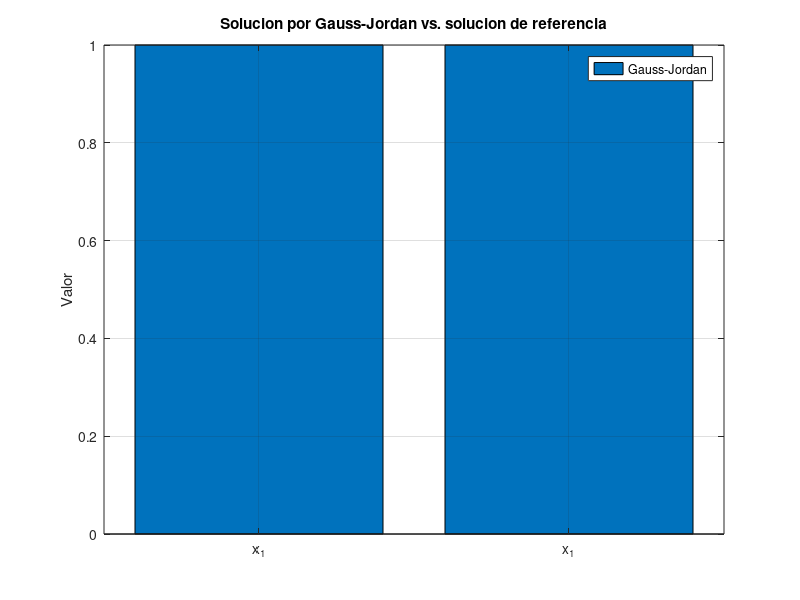

MATLAB code for this plot:
% =========================================================================
% MÉTODO DE GAUSS-JORDAN POR CONDENSACIÓN
% Métodos Numéricos / Métodos Computacionales
%
% Características:
%   1. Carga del sistema de ecuaciones A*x = b por teclado (tamaño n x n).
%   2. Validación de las condiciones de aplicabilidad del método.
%   3. Resolución mediante el método de condensación (reduce una columna
%      por etapa, conservando n filas) tal como lo enseña la cátedra.
%   4. Tabla detallada de cada etapa de la condensación.
%   5. Verificación contra la solución de referencia de Octave.
%   6. Gráfica comparativa de la solución obtenida.
% =========================================================================

1; % Declaración de script en GNU Octave

% -------------------------------------------------------------------------
% 1. Validación de las condiciones de aplicabilidad del método
% -------------------------------------------------------------------------
function cumple = validar_condiciones(matriz_A, vector_b)
    [filas, columnas] = size(matriz_A);
    n = length(vector_b);

    printf('\n=================================================================\n');
    printf('        VALIDACIÓN DE LAS CONDICIONES DEL MÉTODO                 \n');
    printf('=================================================================\n');

    c1_cuadrada = (filas == columnas);
    printf('1. La matriz de coeficientes debe ser cuadrada (n x n)\n');
    printf('   Dimensiones de A: %d x %d\n', filas, columnas);
    if c1_cuadrada
        printf('   [CUMPLE] La matriz es cuadrada.\n');
    else
        printf('   [NO CUMPLE] La matriz no es cuadrada: el metodo no es aplicable.\n');
    end

    c2_tamanios = (filas == n);
    printf('\n2. La cantidad de incognitas debe coincidir con la cantidad de\n');
    printf('   terminos independientes\n');
    printf('   Filas de A = %d   |   Elementos de b = %d\n', filas, n);
    if c2_tamanios
        printf('   [CUMPLE] Los tamanios coinciden.\n');
    else
        printf('   [NO CUMPLE] Los tamanios no coinciden.\n');
    end

    c3_determinante = false;
    if c1_cuadrada
        determinante = det(matriz_A);
        printf('\n3. El sistema debe tener solucion unica: det(A) != 0\n');
        printf('   det(A) = %.6g\n', determinante);
        c3_determinante = (abs(determinante) > 1e-10);
        if c3_determinante
            printf('   [CUMPLE] La matriz no es singular: la solucion es unica.\n');
        else
            printf('   [NO CUMPLE] La matriz es singular (o casi singular): no hay solucion unica.\n');
        end
    else
        printf('\n3. El sistema debe tener solucion unica: det(A) != 0\n');
        printf('   [OMITIDO] No se puede calcular el determinante de una matriz no cuadrada.\n');
    end

    cumple = c1_cuadrada && c2_tamanios && c3_determinante;
    printf('=================================================================\n');
end

% -------------------------------------------------------------------------
% 2. Método de Gauss-Jordan por condensación
% -------------------------------------------------------------------------
function solucion_x = resolver_gauss_jordan(matriz_A, vector_b)
    % En cada etapa se usa la fila 1 como pivote: las filas restantes se
    % reducen y la fila pivote normalizada pasa a la ultima posicion de
    % una tabla con una columna menos. Tras 'n' etapas, la columna final
    % es directamente la solucion x1..xn en su orden original.
    n = length(vector_b);
    tabla_actual = [matriz_A, vector_b(:)];

    printf('\n=================================================================\n');
    printf('              ETAPAS DE LA CONDENSACION                           \n');
    printf('=================================================================\n');

    for etapa = 1:n
        pivote = tabla_actual(1, 1);
        if abs(pivote) < 1e-12
            error('Gauss-Jordan: el pivote de la etapa %d es nulo. Reordene las filas.', etapa);
        end
        columnas_actuales = size(tabla_actual, 2);
        tabla_siguiente = zeros(n, columnas_actuales - 1);

        for fila = 2:n
            factor_fila = tabla_actual(fila, 1);
            for columna = 2:columnas_actuales
                termino_reduccion = (tabla_actual(1, columna) * factor_fila) / pivote;
                tabla_siguiente(fila - 1, columna - 1) = tabla_actual(fila, columna) - termino_reduccion;
            end
        end
        for columna = 2:columnas_actuales
            tabla_siguiente(n, columna - 1) = tabla_actual(1, columna) / pivote;
        end

        printf('\n-- Etapa %d (pivote a_11 = %.6g) --\n', etapa, pivote);
        printf('Tabla antes de condensar:\n');
        disp(tabla_actual);
        printf('Tabla despues de condensar (queda con %d columnas):\n', columnas_actuales - 1);
        disp(tabla_siguiente);

        tabla_actual = tabla_siguiente;
    end
    solucion_x = tabla_actual;
end

% =========================================================================
% PROGRAMA PRINCIPAL
% =========================================================================
clc;
printf('=================================================================\n');
printf('            METODO DE GAUSS-JORDAN (POR CONDENSACION)             \n');
printf('=================================================================\n\n');

printf('Ejemplo practico (produccion de componentes electronicos, TP4):\n');
printf('  Una companhia produce transistores, resistores y chips. Cada uno\n');
printf('  consume cobre, zinc y vidrio segun la tabla de coeficientes A, y\n');
printf('  se dispone de b unidades de cada material por semana.\n');
printf('  A = [4.3 3 2; 1 3 1; 2 1 3]   b = [960; 510; 610]\n\n');

matriz_A = input('Ingrese la matriz de coeficientes A (ej: [4.3 3 2; 1 3 1; 2 1 3]): ');
vector_b = input('Ingrese el vector de terminos independientes b (ej: [960; 510; 610]): ');

if ~validar_condiciones(matriz_A, vector_b)
    error('No se cumplen las condiciones necesarias para aplicar el metodo de Gauss-Jordan.');
end

tic;
solucion_gauss_jordan = resolver_gauss_jordan(matriz_A, vector_b);
tiempo_computo = toc;

solucion_referencia = matriz_A \ vector_b(:);

printf('\n=================================================================\n');
printf('                      RESULTADOS FINALES                          \n');
printf('=================================================================\n');
printf('%-6s %16s %18s %14s\n', 'x_i', 'Gauss-Jordan', 'Referencia Octave', 'Error abs.');
printf('-----------------------------------------------------------------\n');
for i = 1:length(vector_b)
    printf('x_%-4d %16.6f %18.6f %14.4e\n', i, solucion_gauss_jordan(i), solucion_referencia(i), ...
        abs(solucion_gauss_jordan(i) - solucion_referencia(i)));
end
printf('-----------------------------------------------------------------\n');
printf('Residuo ||A*x - b||inf : %.4e\n', norm(matriz_A * solucion_gauss_jordan(:) - vector_b(:), inf));
printf('Tiempo de computo       : %.6f segundos\n', tiempo_computo);
printf('=================================================================\n');

% Grafico comparativo
figure('Name', 'Gauss-Jordan: solucion obtenida');
bar([solucion_gauss_jordan(:), solucion_referencia(:)]);
etiquetas = cell(1, length(vector_b));
for i = 1:length(vector_b)
    etiquetas{i} = sprintf('x_%d', i);
end
set(gca, 'xticklabel', etiquetas);
legend('Gauss-Jordan', 'Referencia Octave', 'Location', 'best');
ylabel('Valor');
title('Solucion por Gauss-Jordan vs. solucion de referencia');
grid on;
